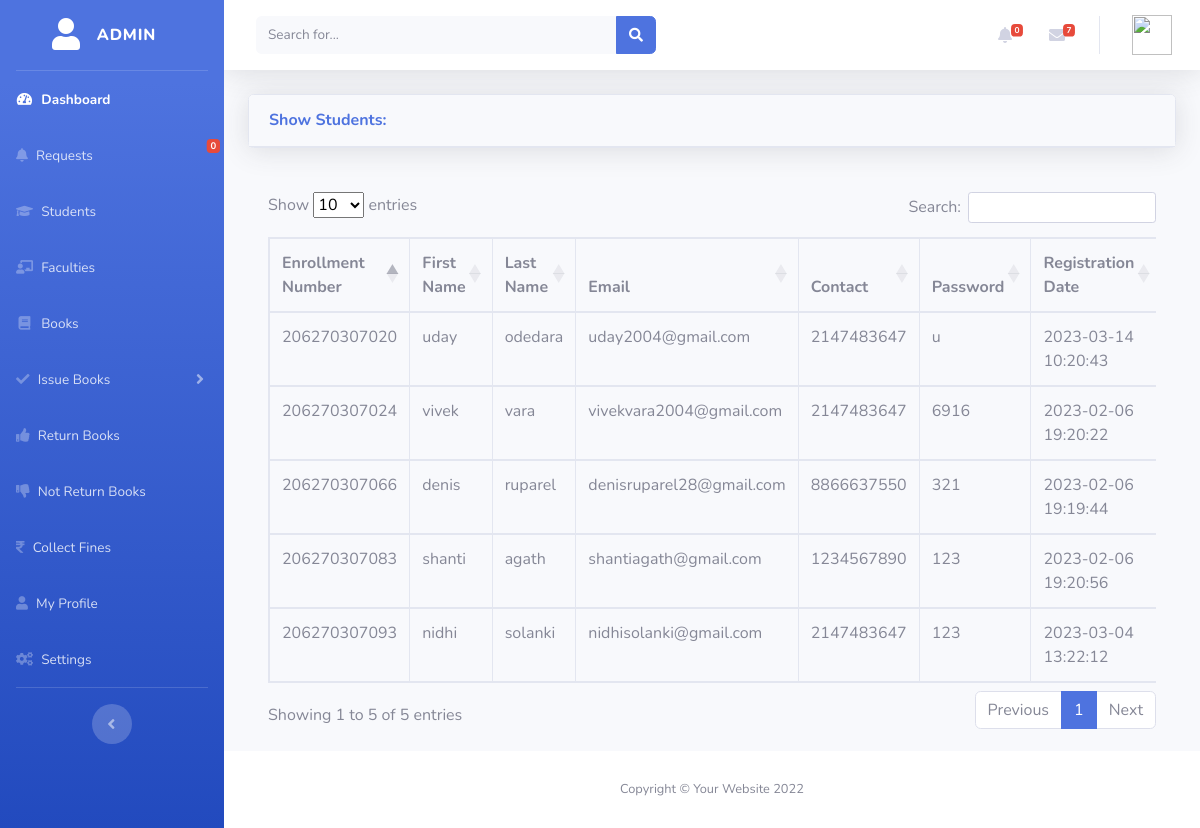
The page /show_students.php on the database its author committed.
### tables this page shows
CREATE TABLE IF NOT EXISTS `register` (
  `enrollment_number` bigint NOT NULL,
  `first_name` varchar(30) NOT NULL,
  `last_name` varchar(30) NOT NULL,
  `email` varchar(30) NOT NULL,
  `contact` bigint NOT NULL,
  `password` varchar(15) NOT NULL,
  `activation` varchar(100) NOT NULL,
  `user_avatar` varchar(100) NOT NULL,
  `date` datetime NOT NULL DEFAULT CURRENT_TIMESTAMP,
  PRIMARY KEY (`enrollment_number`)
);

### show_students.php (the view, shortened to what this page needs)
<?php
include('admin/header.php');
include('admin/navbar.php');
include('security.php');
?>
<div class="container-fluid">
<div class="card shadow mb-4">
  <div class="card-header py-3">
    <h6 class="m-0 font-weight-bold text-primary">Show Students: </h6>
  </div>
</div>
  <div class="card-body">
    <div class="table-responsive">
      <table class="table table-bordered" id="datatableid" width="100%" cellspacing="0">
        <thead>
          <tr>
            <th> Enrollment Number </th>
            <th> First Name </th>
            <th> Last Name </th>
            <th> Email </th>
            <th> Contact </th>
            <th> Password </th>
            <th> Registration Date </th>
          </tr>
        </thead>
        <tbody>
        <?php
        $query = "SELECT * FROM register";
        $query_run = mysqli_query($connection, $query);
        if(mysqli_num_rows($query_run) > 0){
          while($row = mysqli_fetch_assoc($query_run)){
          ?>
            <tr>
            <td><?php  echo $row['enrollment_number']; ?></td>
            <td><?php  echo $row['first_name']; ?></td>
            <td><?php  echo $row['last_name']; ?></td>
            <td><?php  echo $row['email']; ?></td>
            <td><?php  echo $row['contact']; ?></td>
            <td><?php  echo $row['password']; ?></td>
            <td><?php  echo $row['date']; ?></td>
            </tr>
          <?php
          }
        }
        else{
          echo "No Record Found";
        }
          ?>
        </tbody>
      </table>
    </div>
  </div>
</div>
</div>
<?php
include('admin/footer.php');
?>

### rows shown on the page
register: enrollment_number "206270307020", first_name "uday", last_name "odedara", email "uday2004@gmail.com", contact "2147483647", password "u", date "2023-03-14 10:20:43"
register: enrollment_number "206270307024", first_name "vivek", last_name "vara", email "vivekvara2004@gmail.com", contact "2147483647", password "6916", date "2023-02-06 19:20:22"
register: enrollment_number "206270307066", first_name "denis", last_name "ruparel", email "denisruparel28@gmail.com", contact "8866637550", password "321", date "2023-02-06 19:19:44"
register: enrollment_number "206270307083", first_name "shanti", last_name "agath", email "shantiagath@gmail.com", contact "1234567890", password "123", date "2023-02-06 19:20:56"
register: enrollment_number "206270307093", first_name "nidhi", last_name "solanki", email "nidhisolanki@gmail.com", contact "2147483647", password "123", date "2023-03-04 13:22:12"

### other values the page prints
$nrow "0"
